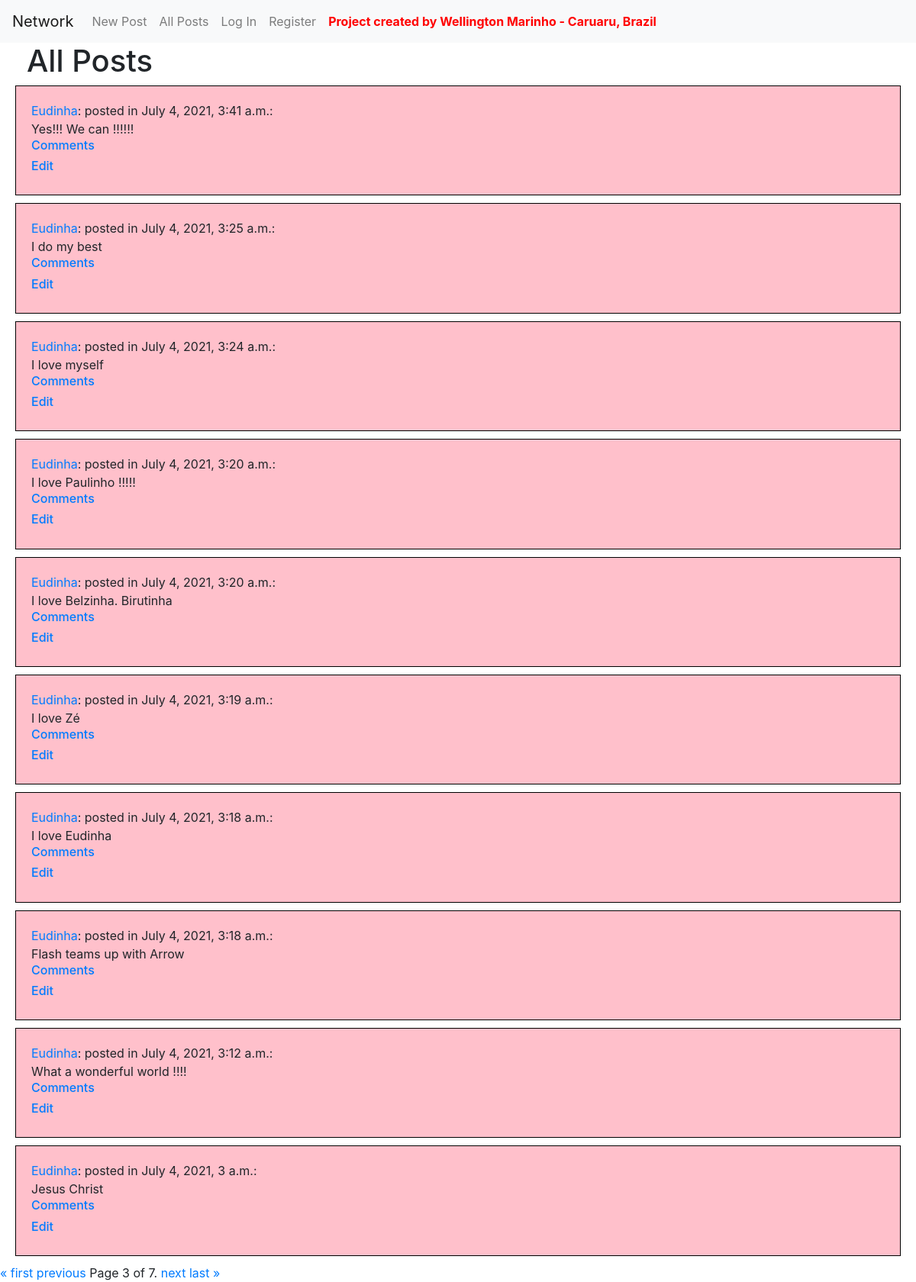
Page /all_posts?page=3 on the committed database.
### network/models.py (models this page shows, shortened)
class Post(models.Model):
    content = models.CharField(max_length=264)
    time_of_creation = models.DateTimeField(default=timezone.now)
    creator = models.ForeignKey(User, on_delete=models.CASCADE, related_name="posts")
    now = datetime.now()

class User(AbstractUser):
    pass

### network/views.py (the view)
# urls.py: path("all_posts", views.all_posts, name="all_posts"),
def all_posts(request):
    post_list = Post.objects.all()
    post_list = post_list.order_by("-time_of_creation").all()
    paginator = Paginator(post_list, 10) # Show 10 contacts per page.
    page_number = request.GET.get('page', 1)
    page_obj = paginator.get_page(page_number)
    return render(request, 'network/all_posts.html', {'page_obj': page_obj})

### network/templates/network/all_posts.html (shortened to what this page needs)
{% extends "network/layout.html" %}
{% block body %}
        <h1 style="margin-left: 35px;">All Posts</h1>
        {% for post in page_obj %}
            <div class="well">
              <a href="{% url 'profile' post.creator.id %}">{{ post.creator }}</a>: posted in {{ post.time_of_creation }}: <br> {{ post.content }} <br>
              <h6><a href="{% url 'comment' post.id %}">Comments</a></h6>
              <h6><a href="{% url 'edit' post.id %}">Edit</a></h6>
            </div>
        {% endfor %}
        <div class="pagination">
            <span class="step-links">
                {% if page_obj.has_previous %}
                    <a href="?page=1">&laquo; first</a>
                    <a href="?page={{ page_obj.previous_page_number }}">previous</a>
                {% endif %}
                <span class="current">
                    Page {{ page_obj.number }} of {{ page_obj.paginator.num_pages }}.
                </span>
                {% if page_obj.has_next %}
                    <a href="?page={{ page_obj.next_page_number }}">next</a>
                    <a href="?page={{ page_obj.paginator.num_pages }}">last &raquo;</a>
                {% endif %}
            </span>
        </div>
{% endblock %}

### network/templates/network/layout.html (style rules this page uses)
.well { background-color: pink; border: 1px solid black; padding: 20px; margin-bottom: 10px; margin-left: 20px; margin-right: 20px; }

### rows in the picture
Post: creator "Eudinha", time_of_creation "July 4, 2021, 3:41 a.m.", content "Yes!!! We can !!!!!!"
Post: creator "Eudinha", time_of_creation "July 4, 2021, 3:25 a.m.", content "I do my best"
Post: creator "Eudinha", time_of_creation "July 4, 2021, 3:24 a.m.", content "I love myself"
Post: creator "Eudinha", time_of_creation "July 4, 2021, 3:20 a.m.", content "I love Paulinho !!!!!"
Post: creator "Eudinha", time_of_creation "July 4, 2021, 3:20 a.m.", content "I love Belzinha. Birutinha"
Post: creator "Eudinha", time_of_creation "July 4, 2021, 3:19 a.m.", content "I love Zé"
Post: creator "Eudinha", time_of_creation "July 4, 2021, 3:18 a.m.", content "I love Eudinha"
Post: creator "Eudinha", time_of_creation "July 4, 2021, 3:18 a.m.", content "Flash teams up with Arrow"
Post: creator "Eudinha", time_of_creation "July 4, 2021, 3:12 a.m.", content "What a wonderful world !!!!"
Post: creator "Eudinha", time_of_creation "July 4, 2021, 3 a.m.", content "Jesus Christ"

### other values in the picture
{{ page_obj.number }} "3"
{{ page_obj.paginator.num_pages }} "7"
